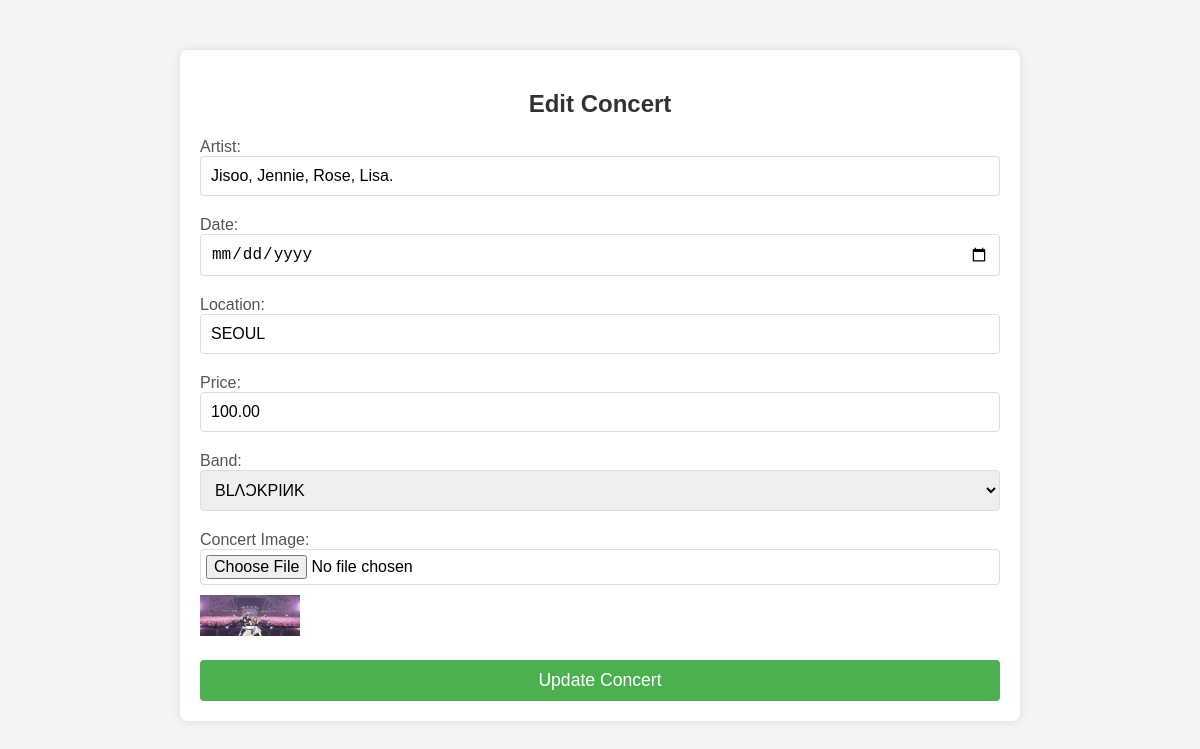
Screenshot of /edit_concert/10/ with the database file from the repository.
### app/models.py (models this page shows, shortened)
class Concert(models.Model):
    band = models.ForeignKey(Band, on_delete=models.CASCADE, related_name="concerts")
    artist = models.CharField(max_length=100)
    date = models.DateField()
    location = models.CharField(max_length=200)
    price = models.DecimalField(max_digits=8, decimal_places=2)
    image = models.ImageField(upload_to='bands/', null=True, blank=True)
    total_ticket = models.PositiveIntegerField(default=100)

class Band(models.Model):
    name = models.CharField(max_length=100, unique=True)
    image = models.ImageField(upload_to='bands/', null=True, blank=True)
    description = models.TextField()

### app/views.py (the view, shortened to what this page needs)
# urls.py: path('edit_concert/<int:id>/', views.edit_concert, name='edit_concert'),
def edit_concert(req, id):
    concert = Concert.objects.get(pk=id)
    bands = Band.objects.all()
    return render(req, 'shop/edit_concert.html', {'concert': concert, 'bands': bands})

### templates/shop/edit_concert.html (shortened to what this page needs)
<!DOCTYPE html>
<html lang="en">
<head>
</head>
<body>
    <div class="container">
        <h2>Edit Concert</h2>
        <form method="POST" enctype="multipart/form-data">
            <div>
                <label for="artist">Artist:</label>
                <input type="text" id="artist" name="artist" value="{{ concert.artist }}" required>
            </div>
            <div>
                <label for="date">Date:</label>
                <input type="date" id="date" name="date" value="{{ concert.date }}" required>
            </div>
            <div>
                <label for="location">Location:</label>
                <input type="text" id="location" name="location" value="{{ concert.location }}" required>
            </div>
            <div>
                <label for="price">Price:</label>
                <input type="number" step="0.01" id="price" name="price" value="{{ concert.price }}" required>
            </div>
            <div>
                <label for="band_name">Band:</label>
                <select id="band_name" name="band_name" required>
                    {% for band in bands %}
                    <option value="{{ band.id }}" {% if band.id == concert.band.id %}selected{% endif %}>{{ band.name }}</option>
                    {% endfor %}
                </select>
            </div>
            <div>
                <label for="image">Concert Image:</label>
                <input type="file" id="image" name="image" accept="image/*">
                <br>
                {% if concert.image %}
                    <img src="{{ concert.image.url }}" alt="Current Image" width="100">
                {% endif %}
            </div>
            <div>
                <button type="submit">Update Concert</button>
            </div>
        </form>
    </div>
</body>
</html>

### templates/shop/edit_concert.html (style rules this page uses)
body { font-family: Arial, sans-serif; background-color: #f4f4f4; margin: 0; padding: 0; }
.container { width: 80%; max-width: 800px; margin: 50px auto; background-color: white; padding: 20px; border-radius: 8px; box-shadow: 0 0 10px rgba(0, 0, 0, 0.1); }
h2 { text-align: center; color: #333; margin-bottom: 20px; }
form { display: flex; flex-direction: column; gap: 20px; }
label { font-size: 1rem; color: #555; }
input, select, button { padding: 10px; font-size: 1rem; border: 1px solid #ddd; border-radius: 4px; width: 100%; box-sizing: border-box; }
input[type="date"] { cursor: pointer; }
input[type="file"] { padding: 5px; }
button { background-color: #4CAF50; color: white; cursor: pointer; font-size: 1.1rem; border: none; border-radius: 4px; transition: background-color 0.3s; }
img { margin-top: 10px; }

### rows the page displays
Concert: artist "Jisoo, Jennie, Rose, Lisa.", location "SEOUL", price "100.00", band_name "BLɅϽKPIИK", image (picture)
